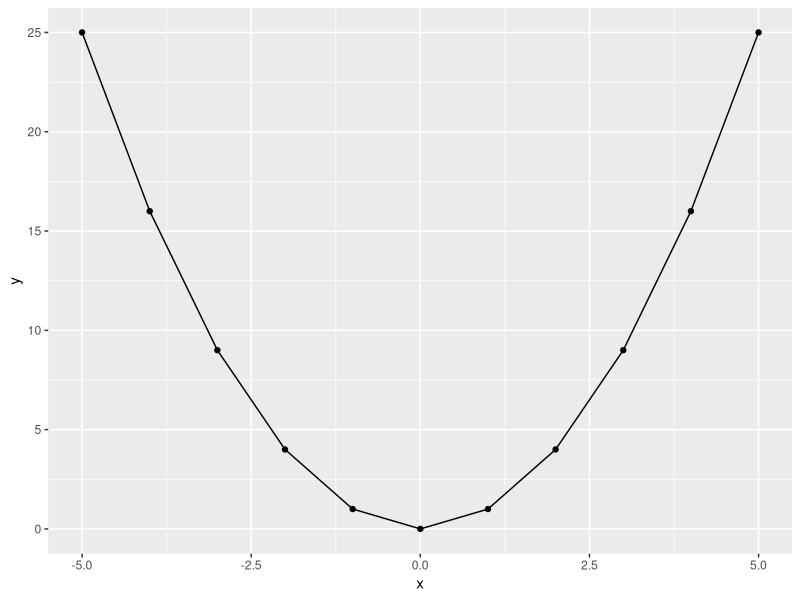

Generate this figure with R:
library(ggplot2)

## covariance = 0 does not mean no relationship
## only means no *linear* relationship
x <- -5:5
y <- x^2

ggplot() +
  geom_point(aes(x, y)) +
  geom_line(aes(x, y))

cov(x, y)
